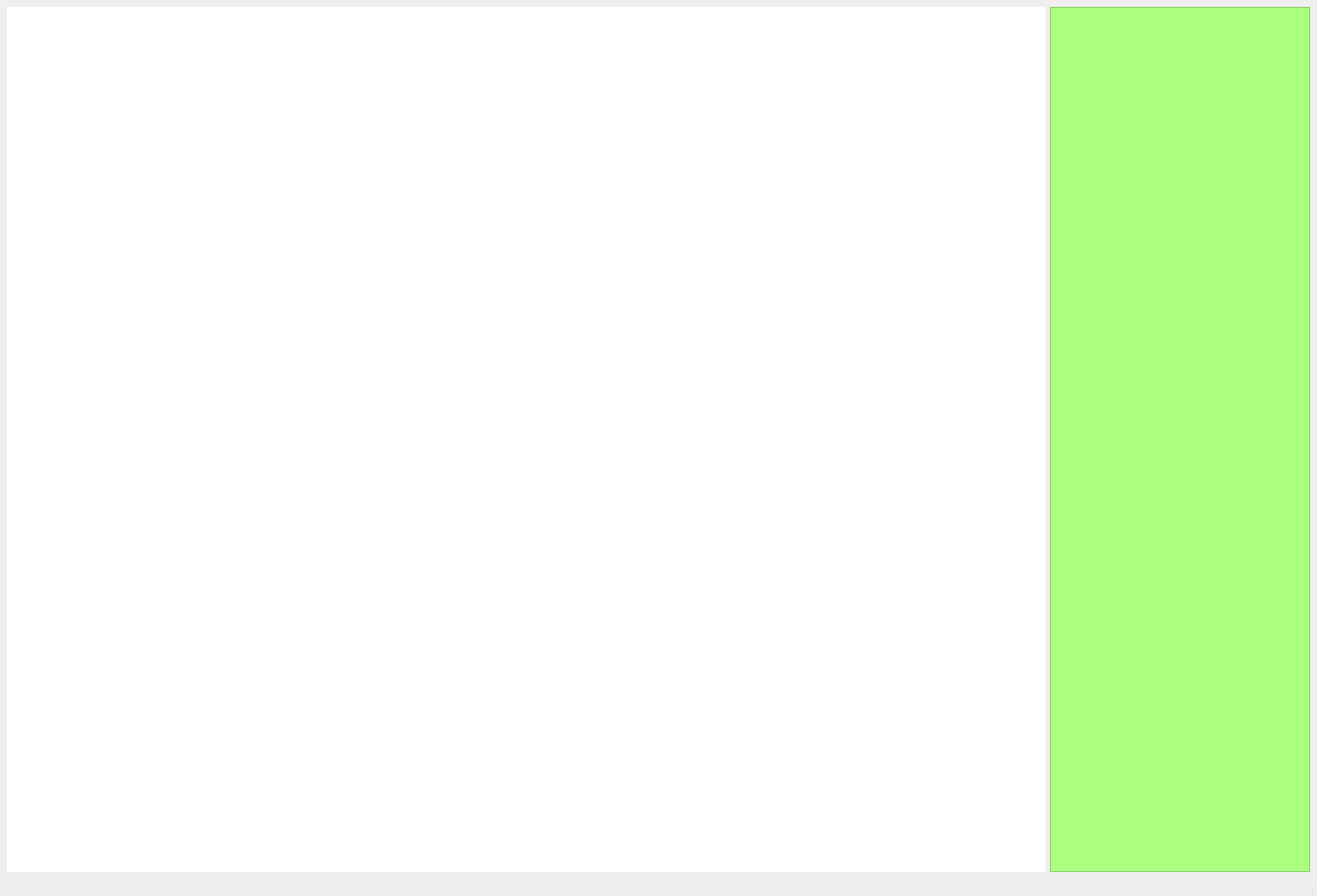
<?xml version="1.0" encoding="UTF-8"?>
<ui version="4.0">
 <class>MainWindow</class>
 <widget class="QMainWindow" name="MainWindow">
  <property name="geometry">
   <rect>
    <x>0</x>
    <y>0</y>
    <width>1702</width>
    <height>1158</height>
   </rect>
  </property>
  <property name="windowTitle">
   <string>MainWindow</string>
  </property>
  <widget class="QWidget" name="centralwidget">
   <layout class="QHBoxLayout" name="horizontalLayout" stretch="4,1">
    <item>
     <widget class="QStackedWidget" name="stackedWidget">
      <property name="styleSheet">
       <string notr="true">background-color: rgb(255, 255, 255);</string>
      </property>
      <widget class="QWidget" name="front_view"/>
      <widget class="QWidget" name="video_view"/>
     </widget>
    </item>
    <item>
     <widget class="QFrame" name="stats_frame">
      <property name="styleSheet">
       <string notr="true">background-color: rgb(170, 255, 127);</string>
      </property>
      <property name="frameShape">
       <enum>QFrame::StyledPanel</enum>
      </property>
      <property name="frameShadow">
       <enum>QFrame::Raised</enum>
      </property>
     </widget>
    </item>
   </layout>
  </widget>
  <widget class="QMenuBar" name="menubar">
   <property name="geometry">
    <rect>
     <x>0</x>
     <y>0</y>
     <width>1702</width>
     <height>20</height>
    </rect>
   </property>
  </widget>
  <widget class="QStatusBar" name="statusbar"/>
 </widget>
 <resources/>
 <connections/>
</ui>
